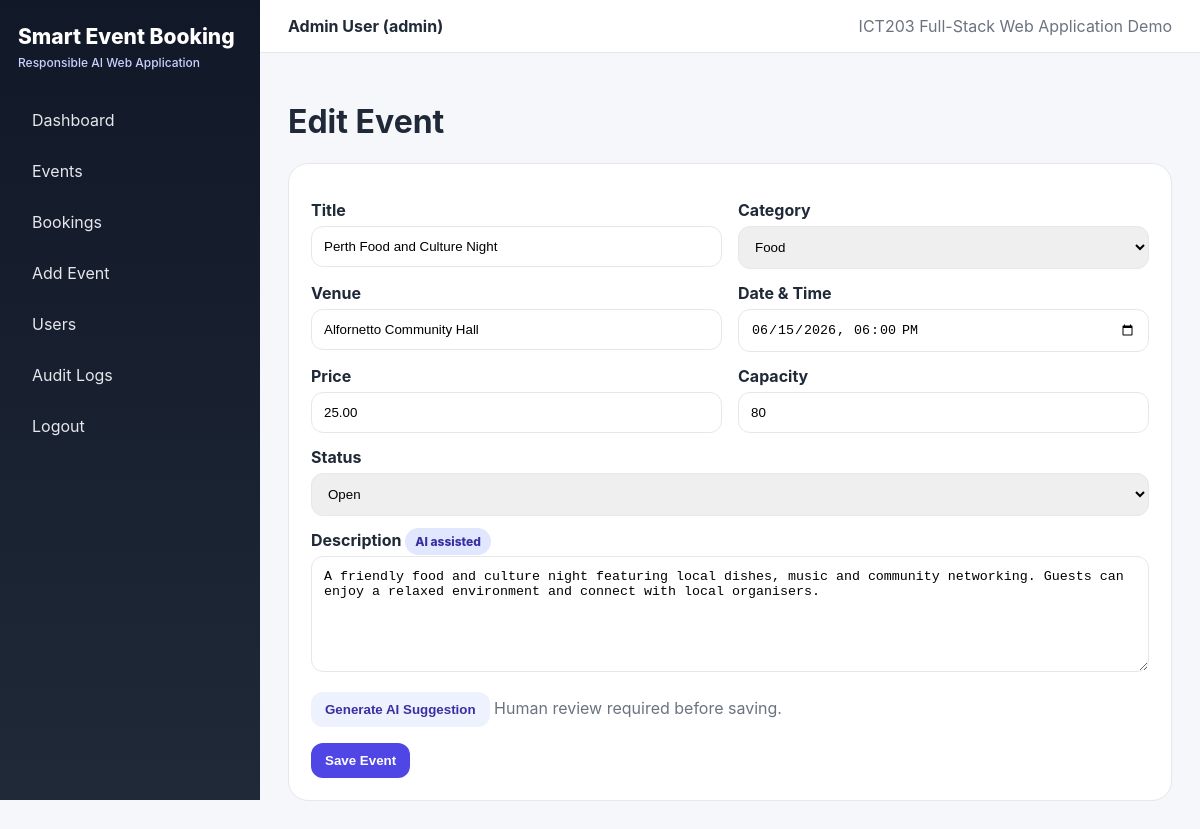
Screenshot of /event_form.php?id=1 (signed in) with the database file from the repository.
### tables this page shows
CREATE TABLE events (
  id INT AUTO_INCREMENT PRIMARY KEY,
  title VARCHAR(150) NOT NULL,
  category VARCHAR(50) NOT NULL,
  venue VARCHAR(150) NOT NULL,
  event_date DATETIME NOT NULL,
  price DECIMAL(10,2) DEFAULT 0,
  capacity INT DEFAULT 50,
  status VARCHAR(30) DEFAULT 'Open',
  description TEXT NOT NULL,
  ai_log TEXT,
  created_by INT,
  updated_by INT,
  created_at TIMESTAMP DEFAULT CURRENT_TIMESTAMP,
  updated_at TIMESTAMP DEFAULT CURRENT_TIMESTAMP ON UPDATE CURRENT_TIMESTAMP,
  FOREIGN KEY (created_by) REFERENCES users(id) ON DELETE SET NULL,
  FOREIGN KEY (updated_by) REFERENCES users(id) ON DELETE SET NULL
);

### config/auth.php (called while the page is built, shortened)
<?php
function e($value){ return htmlspecialchars((string)$value, ENT_QUOTES, 'UTF-8'); }
?>

### event_form.php (the view, shortened to what this page needs)
<?php
require_once 'config/auth.php';
require_once 'config/db.php';
$id=$_GET['id']??null;
$event=['title'=>'','category'=>'Music','venue'=>'','event_date'=>'','price'=>'','capacity'=>'','status'=>'Open','description'=>'','ai_log'=>''];
if($id){$stmt=$pdo->prepare('SELECT * FROM events WHERE id=?');
$stmt->execute([$id]);$event=$stmt->fetch(PDO::FETCH_ASSOC);}
include 'header.php';
?><h1><?php echo $id?'Edit Event':'Create Event'; ?></h1>
<form class="form" method="post">
    <div class="row"><div>
        <label>Title</label>
        <input id="title" name="title" required value="<?php echo e($event['title']);
        ?>"></div><div>
            <label>Category</label>
            <select id="category" name="category"><?php foreach(['Music','Workshop','Sport','Networking','Food'] as $c):
                ?><option <?php if($event['category']==$c) echo 'selected'; ?>><?php echo $c;
                ?></option><?php endforeach;
                ?></select></div></div><div class="row"><div>
                    <label>Venue</label>
                    <input id="venue" name="venue" required value="<?php echo e($event['venue']);
                    ?>"></div><div>
                        <label>Date & Time</label>
                        <input type="datetime-local" name="event_date" required value="<?php echo str_replace(' ','T',substr($event['event_date'],0,16)); ?>">
                    </div></div>
                    <div class="row"><div>
                        <label>Price</label>
                        <input type="number" step="0.01" name="price" value="<?php echo e($event['price']);
                        ?>"></div><div>
                            <label>Capacity</label>
                            <input type="number" name="capacity" value="<?php echo e($event['capacity']);
                            ?>"></div></div>
                            <label>Status</label>
                            <select name="status">
                                <option>Open</option>
                                <option>Cancelled</option></select>
                                <label>Description <span class="badge badge-ai">AI assisted</span></label>
                                <textarea id="description" name="description" rows="6" required><?php echo e($event['description']);
                                ?></textarea><input type="hidden" id="ai_log" name="ai_log" value="<?php echo e($event['ai_log']);
                                ?>"><p>
                                    <button type="button" class="btn btn-light" onclick="makeDescription()">Generate AI Suggestion</button>
                                    <span class="muted">Human review required before saving.</span>
                                </p>
                                <button class="btn btn-primary">Save Event</button>
                            </form><?php include 'footer.php';
                            ?>

### assets/style.css (style rules this page uses)
:root { --bg:#f5f7fb;--dark:#111827;--muted:#6b7280;--card:#ffffff;--primary:#4f46e5;--success:#16a34a;--warning:#f59e0b;--danger:#dc2626;--border:#e5e7eb }
* { box-sizing:border-box }
body { margin:0;font-family:Inter,Arial,sans-serif;background:var(--bg);color:#1f2937 }
.muted { color:var(--muted) }
.btn { border:0;border-radius:12px;padding:10px 14px;cursor:pointer;text-decoration:none;display:inline-block;font-weight:700 }
.btn-primary { background:var(--primary);color:white }
.btn-light { background:#eef2ff;color:#3730a3 }
.badge { padding:6px 10px;border-radius:999px;font-size:12px;font-weight:800 }
.badge-ai { background:#e0e7ff;color:#3730a3 }
.form { background:white;border-radius:20px;padding:22px;border:1px solid var(--border);max-width:900px }
.form label { display:block;font-weight:700;margin-top:14px }
.form input,.form textarea,.form select { width:100%;padding:12px;border:1px solid var(--border);border-radius:12px;margin-top:6px }
.row { display:grid;grid-template-columns:1fr 1fr;gap:16px }

### rows the page displays
events: title "Perth Food and Culture Night", category "Food", venue "Alfornetto Community Hall", event_date "06/15/2026 18:00", price "25.00", capacity "80", description "A friendly food and culture night featuring local dishes, music and community networking. Guests can enjoy a relaxed environment and connect with local organisers."

### other values shown
current_user() "Admin User"
$_SESSION['role'] "admin"
